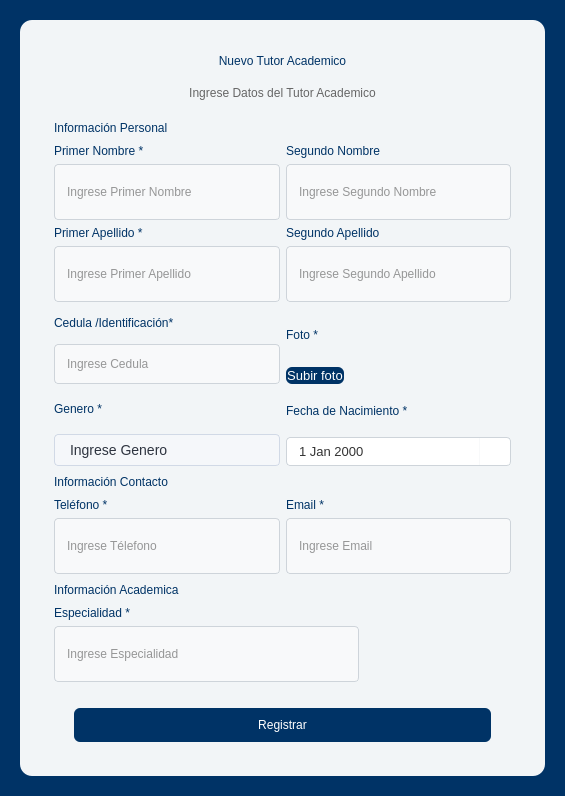
<?xml version="1.0" encoding="UTF-8"?>
<ui version="4.0">
 <class>Dialog</class>
 <widget class="QDialog" name="Dialog">
  <property name="geometry">
   <rect>
    <x>0</x>
    <y>0</y>
    <width>565</width>
    <height>796</height>
   </rect>
  </property>
  <property name="windowTitle">
   <string>Dialog</string>
  </property>
  <property name="styleSheet">
   <string notr="true">background-color: rgb(0, 51, 102);</string>
  </property>
  <property name="sizeGripEnabled">
   <bool>false</bool>
  </property>
  <property name="modal">
   <bool>true</bool>
  </property>
  <layout class="QGridLayout" name="gridLayout">
   <property name="leftMargin">
    <number>20</number>
   </property>
   <property name="topMargin">
    <number>20</number>
   </property>
   <property name="rightMargin">
    <number>20</number>
   </property>
   <property name="bottomMargin">
    <number>20</number>
   </property>
   <property name="spacing">
    <number>0</number>
   </property>
   <item row="0" column="0">
    <widget class="QFrame" name="frame_2">
     <property name="styleSheet">
      <string notr="true">
QWidget {
    background-color: rgba(255, 255, 255, 0.95);
    font-family: &quot;Segoe UI&quot;, sans-serif;
    color: #333333;
}

QFrame{
border-radius: 12px;
width: 100%;          
}
QLabel{
	color: rgb(0, 51, 102);
	background-color: transparent;
	font: 14pt &quot;Segoe UI&quot;;
}


</string>
     </property>
     <property name="frameShape">
      <enum>QFrame::Shape::StyledPanel</enum>
     </property>
     <property name="frameShadow">
      <enum>QFrame::Shadow::Raised</enum>
     </property>
     <layout class="QVBoxLayout" name="verticalLayout_13" stretch="1,10">
      <property name="spacing">
       <number>0</number>
      </property>
      <property name="leftMargin">
       <number>25</number>
      </property>
      <property name="topMargin">
       <number>25</number>
      </property>
      <property name="rightMargin">
       <number>25</number>
      </property>
      <property name="bottomMargin">
       <number>25</number>
      </property>
      <item>
       <layout class="QVBoxLayout" name="verticalLayout_4">
        <property name="spacing">
         <number>0</number>
        </property>
        <item>
         <widget class="QLabel" name="label">
          <property name="styleSheet">
           <string notr="true">font: 600 20pt &quot;Segoe UI&quot;;
padding:0px 0px;   
color: #003366;
</string>
          </property>
          <property name="text">
           <string>Nuevo Tutor Academico</string>
          </property>
          <property name="alignment">
           <set>Qt::AlignmentFlag::AlignCenter</set>
          </property>
          <property name="margin">
           <number>0</number>
          </property>
         </widget>
        </item>
        <item>
         <widget class="QLabel" name="label_2">
          <property name="styleSheet">
           <string notr="true">QLabel{
	
	font: 12pt &quot;Segoe UI&quot;;
	color: rgb(102, 102, 102);
	
}</string>
          </property>
          <property name="text">
           <string>Ingrese Datos del Tutor Academico</string>
          </property>
          <property name="alignment">
           <set>Qt::AlignmentFlag::AlignCenter</set>
          </property>
          <property name="wordWrap">
           <bool>true</bool>
          </property>
         </widget>
        </item>
       </layout>
      </item>
      <item>
       <widget class="QFrame" name="frame_3">
        <property name="styleSheet">
         <string notr="true">QFrame{
	background-color: transparent;
}

QLineEdit, QComboBox, QDateEdit, QSpinBox{
    border: 1px solid #ced4da;
    border-radius: 4px;
    padding: 5px 10px;
    background-color: #f8f9fa;
}

QLineEdit:focus {
    border: 1px solid #0056b3;
    background-color: #ffffff;
}


QLineEdit[estado=&quot;valido&quot;] {
        border: 2px solid #20c997; 
        background-color: #f0fdf8; /* Blanco con un levísimo toque esmeralda */
        color: #003366;
    }

    /* ESTADO INVÁLIDO: Rojo carmesí */
    QLineEdit[estado=&quot;invalido&quot;] {
        border: 2px solid #e63946; 
        background-color: #fff0f1; /* Blanco con un levísimo toque rojo */
        color: #003366;
    }

</string>
        </property>
        <property name="frameShape">
         <enum>QFrame::Shape::StyledPanel</enum>
        </property>
        <property name="frameShadow">
         <enum>QFrame::Shadow::Raised</enum>
        </property>
        <layout class="QVBoxLayout" name="verticalLayout_10">
         <item>
          <layout class="QHBoxLayout" name="horizontalLayout_8">
           <item>
            <widget class="QLabel" name="email_label_2">
             <property name="styleSheet">
              <string notr="true">QLabel{
	color: rgb(0, 51, 102);
	background-color: transparent;
	font: 18pt &quot;Segoe UI&quot;;
}</string>
             </property>
             <property name="text">
              <string>Información Personal</string>
             </property>
            </widget>
           </item>
           <item>
            <spacer name="horizontalSpacer_3">
             <property name="orientation">
              <enum>Qt::Orientation::Horizontal</enum>
             </property>
             <property name="sizeHint" stdset="0">
              <size>
               <width>40</width>
               <height>20</height>
              </size>
             </property>
            </spacer>
           </item>
          </layout>
         </item>
         <item>
          <layout class="QHBoxLayout" name="horizontalLayout">
           <item>
            <layout class="QVBoxLayout" name="verticalLayout">
             <item>
              <widget class="QLabel" name="primernombre_label">
               <property name="text">
                <string>Primer Nombre *</string>
               </property>
              </widget>
             </item>
             <item>
              <widget class="QLineEdit" name="primernombre_input">
               <property name="enabled">
                <bool>true</bool>
               </property>
               <property name="sizePolicy">
                <sizepolicy hsizetype="Expanding" vsizetype="Expanding">
                 <horstretch>0</horstretch>
                 <verstretch>0</verstretch>
                </sizepolicy>
               </property>
               <property name="styleSheet">
                <string notr="true"/>
               </property>
               <property name="echoMode">
                <enum>QLineEdit::EchoMode::Normal</enum>
               </property>
               <property name="readOnly">
                <bool>false</bool>
               </property>
               <property name="placeholderText">
                <string>Ingrese Primer Nombre</string>
               </property>
              </widget>
             </item>
            </layout>
           </item>
           <item>
            <layout class="QVBoxLayout" name="verticalLayout_2">
             <item>
              <widget class="QLabel" name="segundonombre_label">
               <property name="text">
                <string>Segundo Nombre</string>
               </property>
              </widget>
             </item>
             <item>
              <widget class="QLineEdit" name="segundonombre_input">
               <property name="enabled">
                <bool>true</bool>
               </property>
               <property name="sizePolicy">
                <sizepolicy hsizetype="Expanding" vsizetype="Expanding">
                 <horstretch>0</horstretch>
                 <verstretch>0</verstretch>
                </sizepolicy>
               </property>
               <property name="echoMode">
                <enum>QLineEdit::EchoMode::Normal</enum>
               </property>
               <property name="readOnly">
                <bool>false</bool>
               </property>
               <property name="placeholderText">
                <string>Ingrese Segundo Nombre</string>
               </property>
              </widget>
             </item>
            </layout>
           </item>
          </layout>
         </item>
         <item>
          <layout class="QHBoxLayout" name="horizontalLayout_2">
           <item>
            <layout class="QVBoxLayout" name="verticalLayout_5">
             <item>
              <widget class="QLabel" name="primerapellido_label">
               <property name="text">
                <string>Primer Apellido *</string>
               </property>
              </widget>
             </item>
             <item>
              <widget class="QLineEdit" name="primerapellido_input">
               <property name="enabled">
                <bool>true</bool>
               </property>
               <property name="sizePolicy">
                <sizepolicy hsizetype="Expanding" vsizetype="Expanding">
                 <horstretch>0</horstretch>
                 <verstretch>0</verstretch>
                </sizepolicy>
               </property>
               <property name="echoMode">
                <enum>QLineEdit::EchoMode::Normal</enum>
               </property>
               <property name="readOnly">
                <bool>false</bool>
               </property>
               <property name="placeholderText">
                <string>Ingrese Primer Apellido</string>
               </property>
              </widget>
             </item>
            </layout>
           </item>
           <item>
            <layout class="QVBoxLayout" name="verticalLayout_6">
             <item>
              <widget class="QLabel" name="segundoapellido_label">
               <property name="text">
                <string>Segundo Apellido</string>
               </property>
              </widget>
             </item>
             <item>
              <widget class="QLineEdit" name="segundoapellido_input">
               <property name="enabled">
                <bool>true</bool>
               </property>
               <property name="sizePolicy">
                <sizepolicy hsizetype="Expanding" vsizetype="Expanding">
                 <horstretch>0</horstretch>
                 <verstretch>0</verstretch>
                </sizepolicy>
               </property>
               <property name="echoMode">
                <enum>QLineEdit::EchoMode::Normal</enum>
               </property>
               <property name="readOnly">
                <bool>false</bool>
               </property>
               <property name="placeholderText">
                <string>Ingrese Segundo Apellido</string>
               </property>
              </widget>
             </item>
            </layout>
           </item>
          </layout>
         </item>
         <item>
          <layout class="QHBoxLayout" name="horizontalLayout_3">
           <item>
            <layout class="QVBoxLayout" name="verticalLayout_7" stretch="3,4">
             <item>
              <widget class="QLabel" name="cedula_label">
               <property name="text">
                <string>Cedula /Identificación*</string>
               </property>
              </widget>
             </item>
             <item>
              <widget class="QLineEdit" name="cedula_input">
               <property name="enabled">
                <bool>true</bool>
               </property>
               <property name="sizePolicy">
                <sizepolicy hsizetype="Expanding" vsizetype="Expanding">
                 <horstretch>0</horstretch>
                 <verstretch>0</verstretch>
                </sizepolicy>
               </property>
               <property name="echoMode">
                <enum>QLineEdit::EchoMode::Normal</enum>
               </property>
               <property name="readOnly">
                <bool>false</bool>
               </property>
               <property name="placeholderText">
                <string>Ingrese Cedula</string>
               </property>
              </widget>
             </item>
            </layout>
           </item>
           <item>
            <layout class="QHBoxLayout" name="horizontalLayout_10">
             <item>
              <layout class="QVBoxLayout" name="verticalLayout_15" stretch="3,4">
               <item>
                <widget class="QLabel" name="carrera_label_3">
                 <property name="text">
                  <string>Foto *</string>
                 </property>
                </widget>
               </item>
               <item>
                <widget class="QPushButton" name="subirfotoButton">
                 <property name="font">
                  <font>
                   <family>Segoe UI</family>
                   <pointsize>10</pointsize>
                   <italic>false</italic>
                   <fontweight></fontweight>
                  </font>
                 </property>
                 <property name="cursor">
                  <cursorShape>PointingHandCursor</cursorShape>
                 </property>
                 <property name="styleSheet">
                  <string notr="true">
QPushButton{
	background-color: rgb(0, 51, 102);
	border: none;
    border-radius: 6px;
	font: 550 10pt &quot;Segoe UI&quot;;
	color: rgb(255, 255, 255);
	padding:1px;
 }


QPushButton:hover {
    background-color: #004a99;
}
</string>
                 </property>
                 <property name="text">
                  <string>Subir foto</string>
                 </property>
                 <property name="icon">
                  <iconset>
                   <normaloff>resources/images/upload-img-white.svg</normaloff>resources/images/upload-img-white.svg</iconset>
                 </property>
                 <property name="iconSize">
                  <size>
                   <width>30</width>
                   <height>30</height>
                  </size>
                 </property>
                </widget>
               </item>
              </layout>
             </item>
             <item>
              <spacer name="horizontalSpacer_5">
               <property name="orientation">
                <enum>Qt::Orientation::Horizontal</enum>
               </property>
               <property name="sizeHint" stdset="0">
                <size>
                 <width>13</width>
                 <height>17</height>
                </size>
               </property>
              </spacer>
             </item>
            </layout>
           </item>
          </layout>
         </item>
         <item>
          <layout class="QHBoxLayout" name="horizontalLayout_11">
           <item>
            <layout class="QVBoxLayout" name="verticalLayout_14">
             <item>
              <widget class="QLabel" name="carrera_label_2">
               <property name="text">
                <string>Genero *</string>
               </property>
              </widget>
             </item>
             <item>
              <widget class="QComboBox" name="genero_input">
               <property name="styleSheet">
                <string notr="true">/* Estilo principal del ComboBox */
QComboBox {
    background-color: rgb(245, 247, 250);
    border: 1px solid #d1d9e6; /* Un borde suave que combina con el fondo */
    border-radius: 4px;
    padding: 0px 15px;
    font-size: 14px;
    color: #2e3440; /* Gris muy oscuro para buen contraste */
    min-height: 30px;
}

/* Estado cuando pasas el ratón por encima */
QComboBox:hover {
    border: 1px solid #aeb9cc;
    background-color: #ffffff; /* Se aclara un poco al interactuar */
}

/* Estado cuando el combo está abierto */
QComboBox:on { 
    border-bottom-left-radius: 0px;
    border-bottom-right-radius: 0px;
    border: 2px solid #5e81ac; /* Color de énfasis (azul) al estar activo */
}

/* Estilo del botón de la flecha */
QComboBox::drop-down {
    subcontrol-origin: padding;
    subcontrol-position: top right;
    width: 30px;
    border-left-width: 0px; /* Quitamos la línea divisoria para un look más limpio */
}

/* Estilo de la flecha (puedes usar un caracter o una imagen) */
QComboBox::down-arrow {
    image: url(resources/images/down-arrow-svgrepo-com.svg); /* Si tienes un icono */
    width: 12px;
    height: 12px;
}

/* Estilo de la lista desplegable (el menú) */
QAbstractItemView {
    background-color: #ffffff;
    border: 1px solid ;
    selection-background-color: #5e81ac; /* Color de fondo al seleccionar un item */
    selection-color: white;
    outline: none;
    border-radius: 0px;
	color:#000;
}</string>
               </property>
               <property name="placeholderText">
                <string>Ingrese Genero</string>
               </property>
               <item>
                <property name="text">
                 <string>Masculino</string>
                </property>
               </item>
               <item>
                <property name="text">
                 <string>Femenino</string>
                </property>
               </item>
              </widget>
             </item>
            </layout>
           </item>
           <item>
            <layout class="QVBoxLayout" name="verticalLayout_12" stretch="3,4">
             <item>
              <widget class="QLabel" name="cedula_label_2">
               <property name="text">
                <string>Fecha de Nacimiento *</string>
               </property>
              </widget>
             </item>
             <item>
              <widget class="QDateEdit" name="dateFecha">
               <property name="styleSheet">
                <string notr="true">
            QDateEdit {
                border: 1px solid #ced4da;
                border-radius: 4px;
                padding:5px 10px;
                color: #333333;
                font-size: 13px;
                background-color: white;
            }
QDateEdit::down-arrow {
   image: url(resources/images/down-arrow-svgrepo-com.svg); /* Ruta a tu imagen */
    width: 12px;  /* Ajusta el tamaño del icono */
    height: 12px;
}

            QDateEdit::drop-down {
                subcontrol-origin: padding;
                subcontrol-position: top right;
                width: 30px;
                border-left: 1px solid #f8f9fa;
            }
            /* Estilo para el calendario desplegable */
            QCalendarWidget QWidget {
                background-color: #003366;
                color: white;
            }
            QCalendarWidget QAbstractItemView:enabled {
                background-color: white;
                color: #003366;
                selection-background-color: #003366;
                selection-color: white;
            }
</string>
               </property>
               <property name="readOnly">
                <bool>false</bool>
               </property>
               <property name="minimumDate">
                <date>
                 <year>1940</year>
                 <month>1</month>
                 <day>1</day>
                </date>
               </property>
               <property name="calendarPopup">
                <bool>true</bool>
               </property>
              </widget>
             </item>
            </layout>
           </item>
          </layout>
         </item>
         <item>
          <layout class="QHBoxLayout" name="horizontalLayout_6">
           <item>
            <widget class="QLabel" name="email_label_3">
             <property name="styleSheet">
              <string notr="true">QLabel{
	color: rgb(0, 51, 102);
	background-color: transparent;
	font: 18pt &quot;Segoe UI&quot;;
}</string>
             </property>
             <property name="text">
              <string>Información Contacto</string>
             </property>
            </widget>
           </item>
           <item>
            <spacer name="horizontalSpacer">
             <property name="orientation">
              <enum>Qt::Orientation::Horizontal</enum>
             </property>
             <property name="sizeHint" stdset="0">
              <size>
               <width>40</width>
               <height>20</height>
              </size>
             </property>
            </spacer>
           </item>
          </layout>
         </item>
         <item>
          <layout class="QHBoxLayout" name="horizontalLayout_4">
           <item>
            <layout class="QVBoxLayout" name="verticalLayout_8">
             <item>
              <widget class="QLabel" name="telefono_label">
               <property name="text">
                <string>Teléfono *</string>
               </property>
              </widget>
             </item>
             <item>
              <widget class="QLineEdit" name="telefono_input">
               <property name="enabled">
                <bool>true</bool>
               </property>
               <property name="sizePolicy">
                <sizepolicy hsizetype="Expanding" vsizetype="Expanding">
                 <horstretch>0</horstretch>
                 <verstretch>0</verstretch>
                </sizepolicy>
               </property>
               <property name="echoMode">
                <enum>QLineEdit::EchoMode::Normal</enum>
               </property>
               <property name="readOnly">
                <bool>false</bool>
               </property>
               <property name="placeholderText">
                <string>Ingrese Télefono</string>
               </property>
              </widget>
             </item>
            </layout>
           </item>
           <item>
            <layout class="QVBoxLayout" name="verticalLayout_9">
             <item>
              <widget class="QLabel" name="email_label">
               <property name="text">
                <string>Email *</string>
               </property>
              </widget>
             </item>
             <item>
              <widget class="QLineEdit" name="email_input">
               <property name="enabled">
                <bool>true</bool>
               </property>
               <property name="sizePolicy">
                <sizepolicy hsizetype="Expanding" vsizetype="Expanding">
                 <horstretch>0</horstretch>
                 <verstretch>0</verstretch>
                </sizepolicy>
               </property>
               <property name="echoMode">
                <enum>QLineEdit::EchoMode::Normal</enum>
               </property>
               <property name="readOnly">
                <bool>false</bool>
               </property>
               <property name="placeholderText">
                <string>Ingrese Email</string>
               </property>
              </widget>
             </item>
            </layout>
           </item>
          </layout>
         </item>
         <item>
          <layout class="QHBoxLayout" name="horizontalLayout_7">
           <item>
            <widget class="QLabel" name="email_label_4">
             <property name="styleSheet">
              <string notr="true">QLabel{
	color: rgb(0, 51, 102);
	background-color: transparent;
	font: 18pt &quot;Segoe UI&quot;;
}</string>
             </property>
             <property name="text">
              <string>Información Academica</string>
             </property>
            </widget>
           </item>
           <item>
            <spacer name="horizontalSpacer_2">
             <property name="orientation">
              <enum>Qt::Orientation::Horizontal</enum>
             </property>
             <property name="sizeHint" stdset="0">
              <size>
               <width>40</width>
               <height>20</height>
              </size>
             </property>
            </spacer>
           </item>
          </layout>
         </item>
         <item>
          <layout class="QVBoxLayout" name="verticalLayout_3">
           <item>
            <widget class="QLabel" name="especialidad_label">
             <property name="text">
              <string>Especialidad *</string>
             </property>
            </widget>
           </item>
           <item>
            <layout class="QHBoxLayout" name="horizontalLayout_5" stretch="2,1">
             <item>
              <widget class="QLineEdit" name="especialidad_input">
               <property name="enabled">
                <bool>true</bool>
               </property>
               <property name="sizePolicy">
                <sizepolicy hsizetype="Expanding" vsizetype="Expanding">
                 <horstretch>0</horstretch>
                 <verstretch>0</verstretch>
                </sizepolicy>
               </property>
               <property name="echoMode">
                <enum>QLineEdit::EchoMode::Normal</enum>
               </property>
               <property name="readOnly">
                <bool>false</bool>
               </property>
               <property name="placeholderText">
                <string>Ingrese Especialidad</string>
               </property>
              </widget>
             </item>
             <item>
              <spacer name="horizontalSpacer_6">
               <property name="orientation">
                <enum>Qt::Orientation::Horizontal</enum>
               </property>
               <property name="sizeHint" stdset="0">
                <size>
                 <width>40</width>
                 <height>20</height>
                </size>
               </property>
              </spacer>
             </item>
            </layout>
           </item>
          </layout>
         </item>
         <item>
          <layout class="QHBoxLayout" name="horizontalLayout_9">
           <item>
            <spacer name="horizontalSpacer_4">
             <property name="orientation">
              <enum>Qt::Orientation::Horizontal</enum>
             </property>
             <property name="sizeHint" stdset="0">
              <size>
               <width>40</width>
               <height>20</height>
              </size>
             </property>
            </spacer>
           </item>
          </layout>
         </item>
         <item>
          <widget class="QPushButton" name="RegistrarButton">
           <property name="cursor">
            <cursorShape>PointingHandCursor</cursorShape>
           </property>
           <property name="styleSheet">
            <string notr="true">
QPushButton{
	background-color: rgb(0, 51, 102);
	border: none;
    border-radius: 6px;
	font: 400 14pt &quot;Segoe UI&quot;;
	color: rgb(255, 255, 255);
	margin-left:20px;
	margin-right:20px;
	padding: 10px;
 }


QPushButton:hover {
    background-color: #004a99;
}
</string>
           </property>
           <property name="text">
            <string>Registrar</string>
           </property>
          </widget>
         </item>
        </layout>
       </widget>
      </item>
     </layout>
    </widget>
   </item>
  </layout>
 </widget>
 <resources>
  <include location="../resources/resource.qrc"/>
 </resources>
 <connections/>
</ui>
